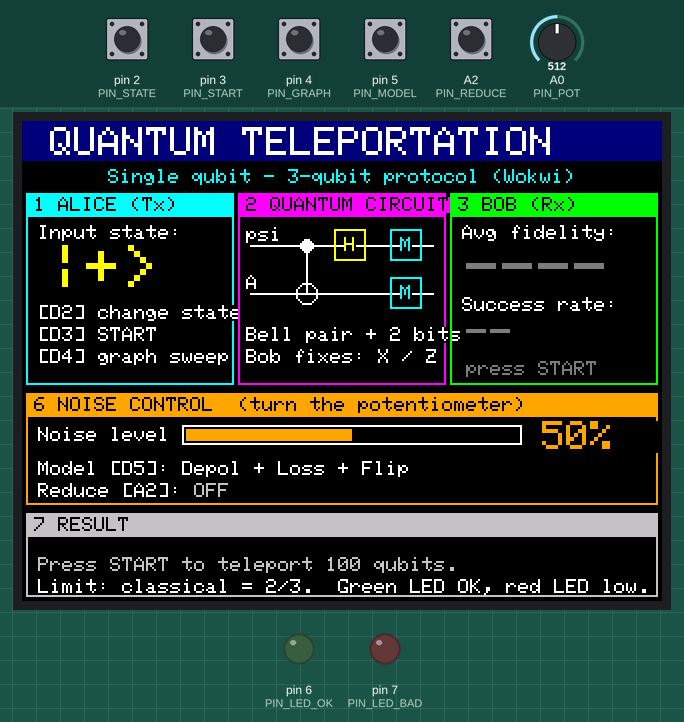
This sketch was run on a simulated Arduino Uno, built with avr-gcc and run on an emulated ATmega328P. Shown: 320×240 colour display, output pins drawn as LEDs (lit = HIGH). The test bench sets the inputs (shaded band); at power-on: A2 (PIN_REDUCE), pin 2 (PIN_STATE), pin 3 (PIN_START), pin 4 (PIN_GRAPH), pin 5 (PIN_MODEL) HIGH, A0 (PIN_POT) = 512. Random numbers use the default seed unless the sketch sets one; what the sketch prints to the serial monitor is not drawn.

Above: at 1.6 s.
1.7 s: pin 3 (PIN_START) pulled LOW for 0.15 s
At 2.6 s:
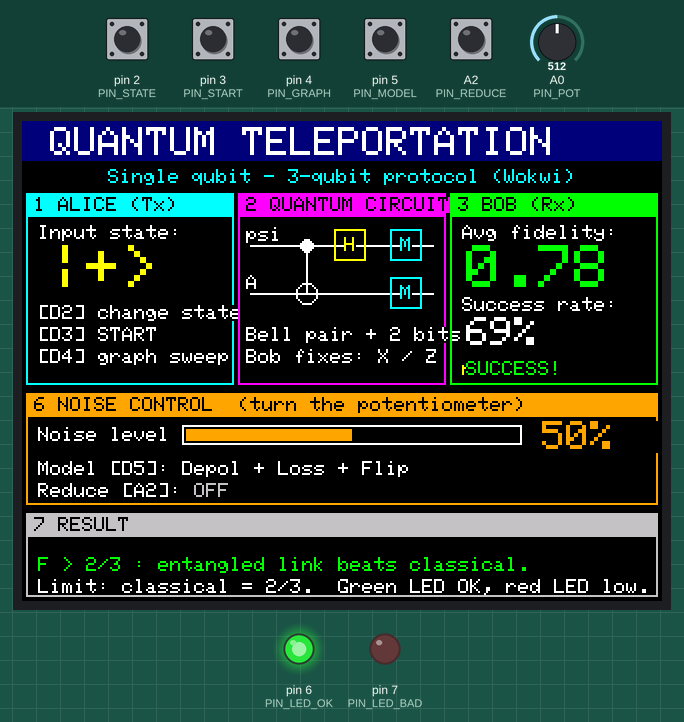
3.8 s: pin 4 (PIN_GRAPH) pulled LOW for 0.15 s
At 6.9 s:
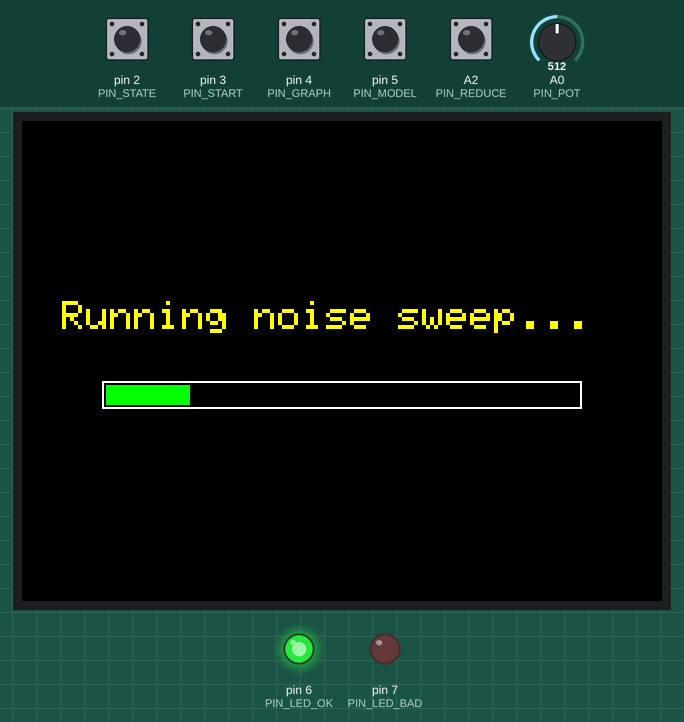
At 18.2 s:
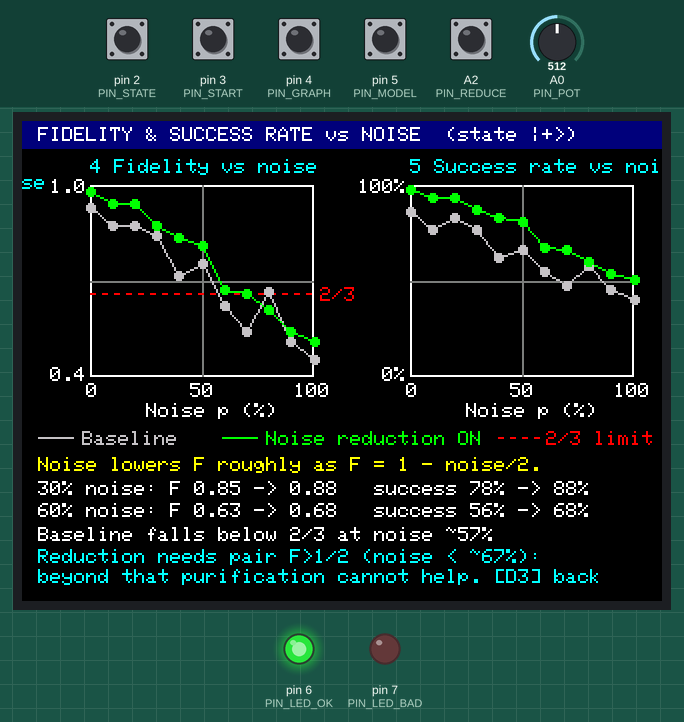
Timing chart, 0 to 19.1 s (numbered marks = the images above; inputs shaded):
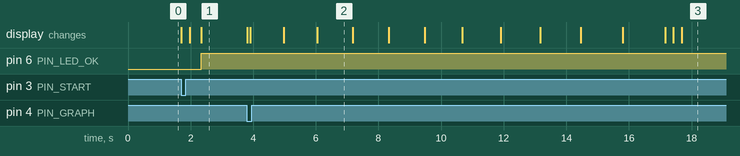

Measured:
- after the input at 1.7 s, pin 6 (PIN_LED_OK): LOW → HIGH after 0.64 s; the display: first changes at once (image 1 shows a later state)
- after the input at 3.8 s, the display: first changes at once (image 2 shows a later state)
- what the display in image 2 shows lasts 1.2 s, from 6.0 s to 7.2 s

The sketch:

sketch.ino
```cpp
/*
  Quantum Teleportation Simulator  (Single-Qubit Teleportation, Three-Qubit Protocol)
  Platform : Wokwi  (Arduino Uno + 2.8" ILI9341 TFT + pot + 5 buttons + 2 LEDs)
  Author   : Sarvesh Salvi

  HOW IT WORKS
  - A real 3-qubit STATE-VECTOR simulation (8 complex amplitudes) runs on the Uno.
      qubit 0 = |psi> (Alice's unknown state), qubit 1 = Alice's half of the Bell pair,
      qubit 2 = Bob's half of the Bell pair.
  - Circuit: H + CNOT make the Bell pair, then Alice does CNOT(0,1) + H(0),
    measures qubits 0 and 1 -> 2 classical bits -> Bob applies X / Z correction.
  - NOISE (Monte-Carlo trajectories):
      1. Depolarizing : with probability = noise, Bob's half gets a random Pauli (I,X,Y,Z)
      2. Qubit loss   : the qubit is lost with probability 10 %
      3. Bit-flip     : each classical bit flips with probability 5 %
  - NOISE REDUCTION (button A2):
      a) Entanglement purification (2 rounds, BBPSSW formula)  -> better Bell pair
      b) Classical bits sent 3 times + majority vote           -> fixes bit-flips
      c) Alice re-sends a lost qubit up to 3 times             -> fixes loss
  - Fidelity F = |<psi|Bob>|^2.  Classical limit = 2/3.  Success = qubit arrived AND F > 2/3.

  CONTROLS
    Potentiometer A0 : noise level 0..100 %
    D2 : change input state (|0>, |1>, |+>, |->)
    D3 : START teleportation (100 sends)  / back to dashboard
    D4 : GRAPH  - sweep noise 0..100 % and plot fidelity + success rate
    D5 : change noise model (Depol / +Loss / +Flip / all)
    A2 : noise reduction ON / OFF
    LED green D6 : average fidelity above 2/3      LED red D7 : below 2/3
*/

#include <SPI.h>
#include <Adafruit_GFX.h>
#include <Adafruit_ILI9341.h>

// ---------------- pins ----------------
#define TFT_CS  10
#define TFT_DC  9
#define TFT_RST 8
const uint8_t PIN_POT    = A0;
const uint8_t PIN_STATE  = 2;
const uint8_t PIN_START  = 3;
const uint8_t PIN_GRAPH  = 4;
const uint8_t PIN_MODEL  = 5;
const uint8_t PIN_REDUCE = A2;
const uint8_t PIN_LED_OK = 6;
const uint8_t PIN_LED_BAD = 7;

Adafruit_ILI9341 tft(TFT_CS, TFT_DC, TFT_RST);

// flash-string print helpers (save the Uno's tiny RAM)
#define TP(s)  tft.print(F(s))
#define SP(s)  Serial.print(F(s))
#define SPL(s) Serial.println(F(s))

// ---------------- simulation settings ----------------
const float LOSS_P  = 0.10f;      // qubit loss probability (Loss model)
const float FLIP_P  = 0.05f;      // classical bit-flip probability (Flip model)
const float LIMIT   = 0.6667f;    // classical limit 2/3
const uint8_t N_SEND  = 100;      // sends per START
const uint8_t N_SWEEP = 150;      // sends per point in the graph sweep
const float S2 = 0.70710678f;

// ---------------- complex numbers + gates ----------------
struct Cx { float r, i; };
static inline Cx cx(float r, float i) { Cx c; c.r = r; c.i = i; return c; }
static inline Cx cmul(Cx a, Cx b) { return cx(a.r * b.r - a.i * b.i, a.r * b.i + a.i * b.r); }
static inline Cx cadd(Cx a, Cx b) { return cx(a.r + b.r, a.i + b.i); }
static inline float cabs2(Cx a) { return a.r * a.r + a.i * a.i; }

// 2x2 gates stored row by row: {m00, m01, m10, m11}
const Cx G_I[4] = { {1, 0}, {0, 0}, {0, 0}, {1, 0} };
const Cx G_X[4] = { {0, 0}, {1, 0}, {1, 0}, {0, 0} };
const Cx G_Y[4] = { {0, 0}, {0, -1}, {0, 1}, {0, 0} };
const Cx G_Z[4] = { {1, 0}, {0, 0}, {0, 0}, {-1, 0} };
const Cx G_H[4] = { {S2, 0}, {S2, 0}, {S2, 0}, {-S2, 0} };
const Cx *PAULI[4] = { G_I, G_X, G_Y, G_Z };

Cx st[8];   // 3-qubit state vector, index = 4*q0 + 2*q1 + q2

void apply1(uint8_t q, const Cx *g) {           // single-qubit gate on qubit q (0,1,2)
  uint8_t m = 1 << (2 - q);
  for (uint8_t k = 0; k < 8; k++) {
    if (k & m) continue;
    Cx a = st[k], b = st[k | m];
    st[k]     = cadd(cmul(g[0], a), cmul(g[1], b));
    st[k | m] = cadd(cmul(g[2], a), cmul(g[3], b));
  }
}

void cnot(uint8_t c, uint8_t t) {               // controlled-NOT
  uint8_t mc = 1 << (2 - c), mt = 1 << (2 - t);
  for (uint8_t k = 0; k < 8; k++) {
    if ((k & mc) && !(k & mt)) { Cx tmp = st[k]; st[k] = st[k | mt]; st[k | mt] = tmp; }
  }
}

float rand01() { return random(0, 10000) / 10000.0f; }

// ---------------- settings chosen by the user ----------------
uint8_t stateIdx = 2;        // 0:|0>  1:|1>  2:|+>  3:|->
uint8_t modelIdx = 3;        // 0:Depol  1:+Loss  2:+Flip  3:all
bool reduceOn = false;
float noise = 0.30f;         // 0..1 from the potentiometer
float lastF = 0, lastS = 0;
bool haveResult = false;
uint8_t screenMode = 0;      // 0 = dashboard, 1 = graph screen
bool prevBtn[5] = { false, false, false, false, false };

bool useLoss() { return modelIdx == 1 || modelIdx == 3; }
bool useFlip() { return modelIdx == 2 || modelIdx == 3; }

void psiAmps(uint8_t s, float &a, float &b) {
  if (s == 0)      { a = 1;  b = 0;  }
  else if (s == 1) { a = 0;  b = 1;  }
  else if (s == 2) { a = S2; b = S2; }
  else             { a = S2; b = -S2; }
}

// send one classical bit over the noisy classical channel (optional 3x repetition)
uint8_t sendBit(uint8_t bit, float flipP, uint8_t reps) {
  uint8_t ones = 0;
  for (uint8_t r = 0; r < reps; r++) {
    uint8_t b = bit;
    if (rand01() < flipP) b ^= 1;
    ones += b;
  }
  return (ones * 2 > reps) ? 1 : 0;
}

// noise reduction (a): entanglement purification, 2 rounds of the BBPSSW formula.
// Works only while the pair fidelity is above 1/2 (noise below about 67 %).
float effLambda(float lam, bool reduce) {
  if (!reduce) return lam;
  float Fp = 1.0f - 0.75f * lam;                // Bell-pair fidelity of the noisy pair
  for (uint8_t round = 0; round < 2; round++) {
    if (Fp <= 0.5f) break;
    float e = (1.0f - Fp) / 3.0f;
    float num = Fp * Fp + e * e;
    float den = Fp * Fp + 2.0f * Fp * e + 5.0f * e * e;
    Fp = num / den;
  }
  return (1.0f - Fp) * 4.0f / 3.0f;
}

// ONE teleportation attempt. Returns fidelity, or -1 if the qubit was lost.
float oneTrial(float lamEff, bool loss, bool flip, bool reduce) {
  if (loss) {                                    // qubit loss (+ re-send when reducing)
    uint8_t tries = reduce ? 3 : 1;
    bool arrived = false;
    for (uint8_t t = 0; t < tries && !arrived; t++) arrived = (rand01() >= LOSS_P);
    if (!arrived) return -1.0f;
  }

  float a, b;
  psiAmps(stateIdx, a, b);
  for (uint8_t k = 0; k < 8; k++) st[k] = cx(0, 0);
  st[0] = cx(a, 0);                              // |psi> (x) |00>
  st[4] = cx(b, 0);

  apply1(1, G_H);                                // make the Bell pair on qubits 1,2
  cnot(1, 2);
  if (rand01() < lamEff)                         // depolarizing noise on Bob's half
    apply1(2, PAULI[random(0, 4)]);

  cnot(0, 1);                                    // Alice's Bell-measurement circuit
  apply1(0, G_H);

  float p[4];                                    // measure qubits 0,1 -> outcome o
  for (uint8_t o = 0; o < 4; o++) p[o] = cabs2(st[2 * o]) + cabs2(st[2 * o + 1]);
  float r = rand01(), acc = 0;
  uint8_t o = 0;
  for (uint8_t k = 0; k < 4; k++) { if (p[k] > p[o]) o = k; }   // safe default
  for (uint8_t k = 0; k < 4; k++) { acc += p[k]; if (r < acc) { o = k; break; } }

  float inv = 1.0f / sqrtf(p[o]);                // Bob's qubit after the measurement
  Cx b0 = cx(st[2 * o].r * inv, st[2 * o].i * inv);
  Cx b1 = cx(st[2 * o + 1].r * inv, st[2 * o + 1].i * inv);

  uint8_t reps = reduce ? 3 : 1;                 // classical channel
  float fp = flip ? FLIP_P : 0.0f;
  uint8_t r0 = sendBit(o >> 1, fp, reps);
  uint8_t r1 = sendBit(o & 1, fp, reps);

  if (r1) { Cx t = b0; b0 = b1; b1 = t; }        // Bob: X if r1
  if (r0) b1 = cx(-b1.r, -b1.i);                 // Bob: Z if r0

  Cx ov = cadd(cmul(cx(a, 0), b0), cmul(cx(b, 0), b1));   // <psi|Bob>
  return cabs2(ov);
}

// Monte Carlo: n sends -> mean fidelity (of arrived qubits) and success rate
void runTrials(uint8_t n, float lam, bool loss, bool flip, bool reduce, float &meanF, float &succ) {
  float le = effLambda(lam, reduce);
  float sum = 0;
  uint8_t arrived = 0, ok = 0;
  for (uint8_t i = 0; i < n; i++) {
    float f = oneTrial(le, loss, flip, reduce);
    if (f >= 0) { sum += f; arrived++; if (f > LIMIT) ok++; }
  }
  meanF = arrived ? sum / arrived : 0.0f;
  succ = (float)ok / n;
}

// ---------------- drawing helpers ----------------
void panel(int x, int y, int w, int h, uint16_t col) {
  tft.drawRect(x, y, w, h, col);
  tft.fillRect(x, y, w, 12, col);
  tft.setTextSize(1);
  tft.setTextColor(ILI9341_BLACK, col);
  tft.setCursor(x + 4, y + 2);
}

void printState(uint8_t s) {
  if (s == 0) TP("|0>");
  else if (s == 1) TP("|1>");
  else if (s == 2) TP("|+>");
  else TP("|->");
}

void printModel() {
  if (modelIdx == 0) TP("Depolarizing only    ");
  else if (modelIdx == 1) TP("Depol + Qubit loss   ");
  else if (modelIdx == 2) TP("Depol + Bit-flip     ");
  else TP("Depol + Loss + Flip ");
}

void updateAlice() {
  tft.setTextSize(3);
  tft.setTextColor(ILI9341_YELLOW, ILI9341_BLACK);
  tft.setCursor(14, 62);
  printState(stateIdx);
}

void updateBob() {
  tft.setTextSize(3);
  tft.setCursor(222, 62);
  if (haveResult) {
    tft.setTextColor(lastF > LIMIT ? ILI9341_GREEN : ILI9341_RED, ILI9341_BLACK);
    tft.print(lastF, 2);
  } else {
    tft.setTextColor(ILI9341_DARKGREY, ILI9341_BLACK);
    TP("----");
  }
  tft.setTextSize(2);
  tft.setCursor(222, 98);
  if (haveResult) {
    tft.setTextColor(ILI9341_WHITE, ILI9341_BLACK);
    tft.print((int)(lastS * 100.0f + 0.5f));
    TP("%  ");
  } else {
    tft.setTextColor(ILI9341_DARKGREY, ILI9341_BLACK);
    TP("--  ");
  }
  tft.setTextSize(1);
  tft.setCursor(222, 120);
  if (!haveResult) { tft.setTextColor(ILI9341_DARKGREY, ILI9341_BLACK); TP("press START   "); }
  else if (lastF > LIMIT) { tft.setTextColor(ILI9341_GREEN, ILI9341_BLACK); TP("SUCCESS!      "); }
  else { tft.setTextColor(ILI9341_RED, ILI9341_BLACK); TP("BELOW 2/3 LIMIT"); }
}

void updateNoise() {
  tft.drawRect(80, 152, 170, 10, ILI9341_WHITE);
  int w = (int)(noise * 166.0f);
  tft.fillRect(82, 154, w, 6, ILI9341_ORANGE);
  tft.fillRect(82 + w, 154, 166 - w, 6, ILI9341_BLACK);
  tft.setTextSize(2);
  tft.setTextColor(ILI9341_ORANGE, ILI9341_BLACK);
  tft.setCursor(260, 150);
  tft.print((int)(noise * 100.0f + 0.5f));
  TP("%  ");
}

void updateModelReduce() {
  tft.setTextSize(1);
  tft.setTextColor(ILI9341_WHITE, ILI9341_BLACK);
  tft.setCursor(8, 170);
  TP("Model [D5]: ");
  printModel();
  tft.setCursor(8, 181);
  TP("Reduce [A2]: ");
  if (reduceOn) { tft.setTextColor(ILI9341_GREEN, ILI9341_BLACK); TP("ON  (purify x2, 3x bits, resend x3)"); }
  else { tft.setTextColor(ILI9341_LIGHTGREY, ILI9341_BLACK); TP("OFF                                 "); }
}

void updateInfo() {
  tft.setTextSize(1);
  tft.setCursor(8, 218);
  if (!haveResult) { tft.setTextColor(ILI9341_LIGHTGREY, ILI9341_BLACK); TP("Press START to teleport 100 qubits.                "); }
  else if (lastF > LIMIT) { tft.setTextColor(ILI9341_GREEN, ILI9341_BLACK); TP("F > 2/3 : entangled link beats classical.         "); }
  else { tft.setTextColor(ILI9341_RED, ILI9341_BLACK); TP("F < 2/3 : classical wins - cut noise / reduce!"); }
  digitalWrite(PIN_LED_OK, haveResult && lastF > LIMIT);
  digitalWrite(PIN_LED_BAD, haveResult && lastF <= LIMIT);
}

void drawDashboard() {
  screenMode = 0;
  tft.fillScreen(ILI9341_BLACK);
  tft.fillRect(0, 0, 320, 20, ILI9341_NAVY);
  tft.setTextSize(2);
  tft.setTextColor(ILI9341_WHITE, ILI9341_NAVY);
  tft.setCursor(14, 3);
  TP("QUANTUM TELEPORTATION");
  tft.setTextSize(1);
  tft.setTextColor(ILI9341_CYAN, ILI9341_BLACK);
  tft.setCursor(43, 24);
  TP("Single qubit - 3-qubit protocol (Wokwi)");

  // 1. Alice
  panel(2, 36, 104, 96, ILI9341_CYAN); TP("1 ALICE (Tx)");
  tft.setTextColor(ILI9341_WHITE, ILI9341_BLACK);
  tft.setCursor(8, 52); TP("Input state:");
  tft.setCursor(8, 92); TP("[D2] change state");
  tft.setCursor(8, 103); TP("[D3] START");
  tft.setCursor(8, 114); TP("[D4] graph sweep");

  // 2. Quantum circuit
  panel(108, 36, 104, 96, ILI9341_MAGENTA); TP("2 QUANTUM CIRCUIT");
  tft.setTextColor(ILI9341_WHITE, ILI9341_BLACK);
  tft.drawFastHLine(114, 62, 92, ILI9341_WHITE);          // qubit 0 wire (|psi>)
  tft.drawFastHLine(114, 86, 92, ILI9341_WHITE);          // qubit 1 wire (Alice's half)
  tft.setCursor(112, 53); TP("psi");
  tft.setCursor(112, 77); TP("A");
  tft.drawFastVLine(142, 62, 24, ILI9341_WHITE);          // CNOT link
  tft.fillCircle(142, 62, 3, ILI9341_WHITE);              // control
  tft.drawCircle(142, 86, 5, ILI9341_WHITE);              // target (+)
  tft.drawFastHLine(138, 86, 9, ILI9341_WHITE);
  tft.drawRect(156, 54, 16, 16, ILI9341_YELLOW);          // H gate
  tft.setCursor(161, 58); tft.setTextColor(ILI9341_YELLOW, ILI9341_BLACK); TP("H");
  tft.drawRect(184, 54, 16, 16, ILI9341_CYAN);            // measure
  tft.drawRect(184, 78, 16, 16, ILI9341_CYAN);
  tft.setTextColor(ILI9341_CYAN, ILI9341_BLACK);
  tft.setCursor(189, 58); TP("M");
  tft.setCursor(189, 82); TP("M");
  tft.setTextColor(ILI9341_WHITE, ILI9341_BLACK);
  tft.setCursor(112, 103); TP("Bell pair + 2 bits");
  tft.setCursor(112, 114); TP("Bob fixes: X / Z");

  // 3. Bob
  panel(214, 36, 104, 96, ILI9341_GREEN); TP("3 BOB (Rx)");
  tft.setTextColor(ILI9341_WHITE, ILI9341_BLACK);
  tft.setCursor(220, 52); TP("Avg fidelity:");
  tft.setCursor(220, 88); TP("Success rate:");

  // 6. Noise control
  panel(2, 136, 316, 56, ILI9341_ORANGE); TP("6 NOISE CONTROL  (turn the potentiometer)");
  tft.setTextColor(ILI9341_WHITE, ILI9341_BLACK);
  tft.setCursor(8, 153); TP("Noise level");

  // 7. Info
  panel(2, 196, 316, 42, ILI9341_LIGHTGREY); TP("7 RESULT");
  tft.setTextColor(ILI9341_WHITE, ILI9341_BLACK);
  tft.setCursor(8, 229); TP("Limit: classical = 2/3.  Green LED OK, red LED low.");

  updateAlice(); updateBob(); updateNoise(); updateModelReduce(); updateInfo();
}

// ---------------- sweep + graph screen ----------------
float fB[11], sB[11], fR[11], sR[11];

const int GX1 = 34, GX2 = 194, GY = 32, GW = 112, GH = 96;

int pxOf(int x0, int i) { return x0 + (i * GW) / 10; }
int pyF(float v) { if (v < 0.4f) v = 0.4f; if (v > 1.0f) v = 1.0f; return GY + GH - (int)((v - 0.4f) / 0.6f * GH); }
int pyS(float v) { if (v < 0) v = 0; if (v > 1) v = 1; return GY + GH - (int)(v * GH); }

void curve(int x0, float *v, bool isF, uint16_t col) {
  for (uint8_t i = 0; i < 11; i++) {
    int y = isF ? pyF(v[i]) : pyS(v[i]);
    if (i > 0) {
      int yp = isF ? pyF(v[i - 1]) : pyS(v[i - 1]);
      tft.drawLine(pxOf(x0, i - 1), yp, pxOf(x0, i), y, col);
    }
    tft.fillCircle(pxOf(x0, i), y, 2, col);
  }
}

float crossing(float *f) {                       // noise % where F falls below 2/3
  if (f[0] < LIMIT) return 0;
  for (uint8_t i = 1; i < 11; i++) {
    if (f[i] < LIMIT) {
      float t = (f[i - 1] - LIMIT) / (f[i - 1] - f[i]);
      return ((i - 1) + t) * 10.0f;
    }
  }
  return -1;
}

void runSweep() {
  screenMode = 1;
  tft.fillScreen(ILI9341_BLACK);
  tft.setTextSize(2);
  tft.setTextColor(ILI9341_YELLOW, ILI9341_BLACK);
  tft.setCursor(20, 90); TP("Running noise sweep...");
  tft.drawRect(40, 130, 240, 14, ILI9341_WHITE);
  for (uint8_t i = 0; i < 11; i++) {
    float n = i / 10.0f;
    runTrials(N_SWEEP, n, useLoss(), useFlip(), false, fB[i], sB[i]);
    runTrials(N_SWEEP, n, useLoss(), useFlip(), true, fR[i], sR[i]);
    tft.fillRect(42, 132, (i + 1) * 236 / 11, 10, ILI9341_GREEN);
  }
  // serial table for the report
  SPL("noise%,F_baseline,success%_baseline,F_reduced,success%_reduced");
  for (uint8_t i = 0; i < 11; i++) {
    Serial.print(i * 10); Serial.print(',');
    Serial.print(fB[i], 3); Serial.print(',');
    Serial.print(sB[i] * 100.0f, 0); Serial.print(',');
    Serial.print(fR[i], 3); Serial.print(',');
    Serial.println(sR[i] * 100.0f, 0);
  }
}

void drawGraphScreen() {
  tft.fillScreen(ILI9341_BLACK);
  tft.fillRect(0, 0, 320, 14, ILI9341_NAVY);
  tft.setTextSize(1);
  tft.setTextColor(ILI9341_WHITE, ILI9341_NAVY);
  tft.setCursor(8, 3);
  TP("FIDELITY & SUCCESS RATE vs NOISE  (state ");
  printState(stateIdx);
  TP(")");

  tft.setTextColor(ILI9341_CYAN, ILI9341_BLACK);
  tft.setCursor(GX1, 19); TP("4 Fidelity vs noise");
  tft.setCursor(GX2, 19); TP("5 Success rate vs noise");

  tft.setTextColor(ILI9341_WHITE, ILI9341_BLACK);
  tft.drawRect(GX1, GY, GW, GH, ILI9341_WHITE);
  tft.drawRect(GX2, GY, GW, GH, ILI9341_WHITE);
  tft.drawFastVLine(GX1 + GW / 2, GY, GH, ILI9341_DARKGREY);
  tft.drawFastVLine(GX2 + GW / 2, GY, GH, ILI9341_DARKGREY);
  tft.drawFastHLine(GX1, GY + GH / 2, GW, ILI9341_DARKGREY);
  tft.drawFastHLine(GX2, GY + GH / 2, GW, ILI9341_DARKGREY);
  tft.setCursor(GX1 - 20, GY - 3);          TP("1.0");
  tft.setCursor(GX1 - 20, GY + GH - 5);     TP("0.4");
  tft.setCursor(GX2 - 26, GY - 3);          TP("100%");
  tft.setCursor(GX2 - 14, GY + GH - 5);     TP("0%");
  tft.setCursor(GX1 - 2, GY + GH + 3);      TP("0");
  tft.setCursor(GX1 + GW / 2 - 6, GY + GH + 3); TP("50");
  tft.setCursor(GX1 + GW - 10, GY + GH + 3);    TP("100");
  tft.setCursor(GX2 - 2, GY + GH + 3);      TP("0");
  tft.setCursor(GX2 + GW / 2 - 6, GY + GH + 3); TP("50");
  tft.setCursor(GX2 + GW - 10, GY + GH + 3);    TP("100");
  tft.setCursor(GX1 + 28, GY + GH + 13);    TP("Noise p (%)");
  tft.setCursor(GX2 + 28, GY + GH + 13);    TP("Noise p (%)");

  int yl = pyF(LIMIT);                      // dashed classical-limit line
  for (int x = GX1; x < GX1 + GW; x += 6) tft.drawFastHLine(x, yl, 3, ILI9341_RED);
  tft.setTextColor(ILI9341_RED, ILI9341_BLACK);
  tft.setCursor(GX1 + GW + 3, yl - 3); TP("2/3");

  curve(GX1, fB, true, ILI9341_LIGHTGREY);
  curve(GX1, fR, true, ILI9341_GREEN);
  curve(GX2, sB, false, ILI9341_LIGHTGREY);
  curve(GX2, sR, false, ILI9341_GREEN);

  tft.drawFastHLine(8, 158, 18, ILI9341_LIGHTGREY);
  tft.setTextColor(ILI9341_LIGHTGREY, ILI9341_BLACK); tft.setCursor(30, 155); TP("Baseline");
  tft.drawFastHLine(100, 158, 18, ILI9341_GREEN);
  tft.setTextColor(ILI9341_GREEN, ILI9341_BLACK); tft.setCursor(122, 155); TP("Noise reduction ON");
  for (int x = 238; x < 258; x += 6) tft.drawFastHLine(x, 158, 3, ILI9341_RED);
  tft.setTextColor(ILI9341_RED, ILI9341_BLACK); tft.setCursor(262, 155); TP("2/3 limit");

  // interpretation (computed from the sweep)
  tft.setTextColor(ILI9341_YELLOW, ILI9341_BLACK);
  tft.setCursor(8, 168);
  TP("Noise lowers F roughly as F = 1 - noise/2.");
  tft.setTextColor(ILI9341_WHITE, ILI9341_BLACK);
  tft.setCursor(8, 180);
  TP("30% noise: F "); tft.print(fB[3], 2); TP(" -> "); tft.print(fR[3], 2);
  TP("   success "); tft.print((int)(sB[3] * 100)); TP("% -> "); tft.print((int)(sR[3] * 100)); TP("%");
  tft.setCursor(8, 191);
  TP("60% noise: F "); tft.print(fB[6], 2); TP(" -> "); tft.print(fR[6], 2);
  TP("   success "); tft.print((int)(sB[6] * 100)); TP("% -> "); tft.print((int)(sR[6] * 100)); TP("%");
  tft.setCursor(8, 203);
  float c = crossing(fB);
  if (c < 0) { TP("Baseline stays above 2/3 for all noise."); }
  else { TP("Baseline falls below 2/3 at noise ~"); tft.print((int)(c + 0.5f)); TP("%"); }
  tft.setTextColor(ILI9341_CYAN, ILI9341_BLACK);
  tft.setCursor(8, 214);
  TP("Reduction needs pair F>1/2 (noise < ~67%):");
  tft.setCursor(8, 224);
  TP("beyond that purification cannot help. [D3] back");
}

// ---------------- actions ----------------
void doStart() {
  drawDashboard();
  tft.setTextSize(1);
  tft.setTextColor(ILI9341_YELLOW, ILI9341_BLACK);
  tft.setCursor(220, 120); TP("running...    ");
  runTrials(N_SEND, noise, useLoss(), useFlip(), reduceOn, lastF, lastS);
  haveResult = true;
  updateBob();
  updateInfo();
  SP("noise="); Serial.print((int)(noise * 100.0f + 0.5f));
  SP("%  reduce="); Serial.print(reduceOn ? F("ON") : F("OFF"));
  SP("  ->  F="); Serial.print(lastF, 3);
  SP("  success="); Serial.print((int)(lastS * 100.0f + 0.5f));
  SPL("%");
}

void doGraph() {
  runSweep();
  drawGraphScreen();
}

bool edge(uint8_t idx, uint8_t pin) {
  bool now = (digitalRead(pin) == LOW);
  bool e = now && !prevBtn[idx];
  prevBtn[idx] = now;
  return e;
}

void setup() {
  Serial.begin(9600);
  pinMode(PIN_STATE, INPUT_PULLUP);
  pinMode(PIN_START, INPUT_PULLUP);
  pinMode(PIN_GRAPH, INPUT_PULLUP);
  pinMode(PIN_MODEL, INPUT_PULLUP);
  pinMode(PIN_REDUCE, INPUT_PULLUP);
  pinMode(PIN_LED_OK, OUTPUT);
  pinMode(PIN_LED_BAD, OUTPUT);
  randomSeed(analogRead(A1));
  tft.begin();
  tft.setRotation(1);                            // 320 x 240 landscape
  noise = analogRead(PIN_POT) / 1023.0f;
  drawDashboard();
  SPL("Quantum teleportation simulator ready.");
}

void loop() {
  // live noise knob
  float n = (int)(analogRead(PIN_POT) / 1023.0f * 100.0f + 0.5f) / 100.0f;
  if (n != noise) { noise = n; if (screenMode == 0) updateNoise(); }

  if (edge(0, PIN_STATE)) {
    stateIdx = (stateIdx + 1) % 4; haveResult = false;
    drawDashboard();
  }
  if (edge(1, PIN_START)) doStart();
  if (edge(2, PIN_GRAPH)) doGraph();
  if (edge(3, PIN_MODEL)) {
    modelIdx = (modelIdx + 1) % 4; haveResult = false;
    drawDashboard();
  }
  if (edge(4, PIN_REDUCE)) {
    reduceOn = !reduceOn; haveResult = false;
    drawDashboard();
  }
  delay(20);
}
```
